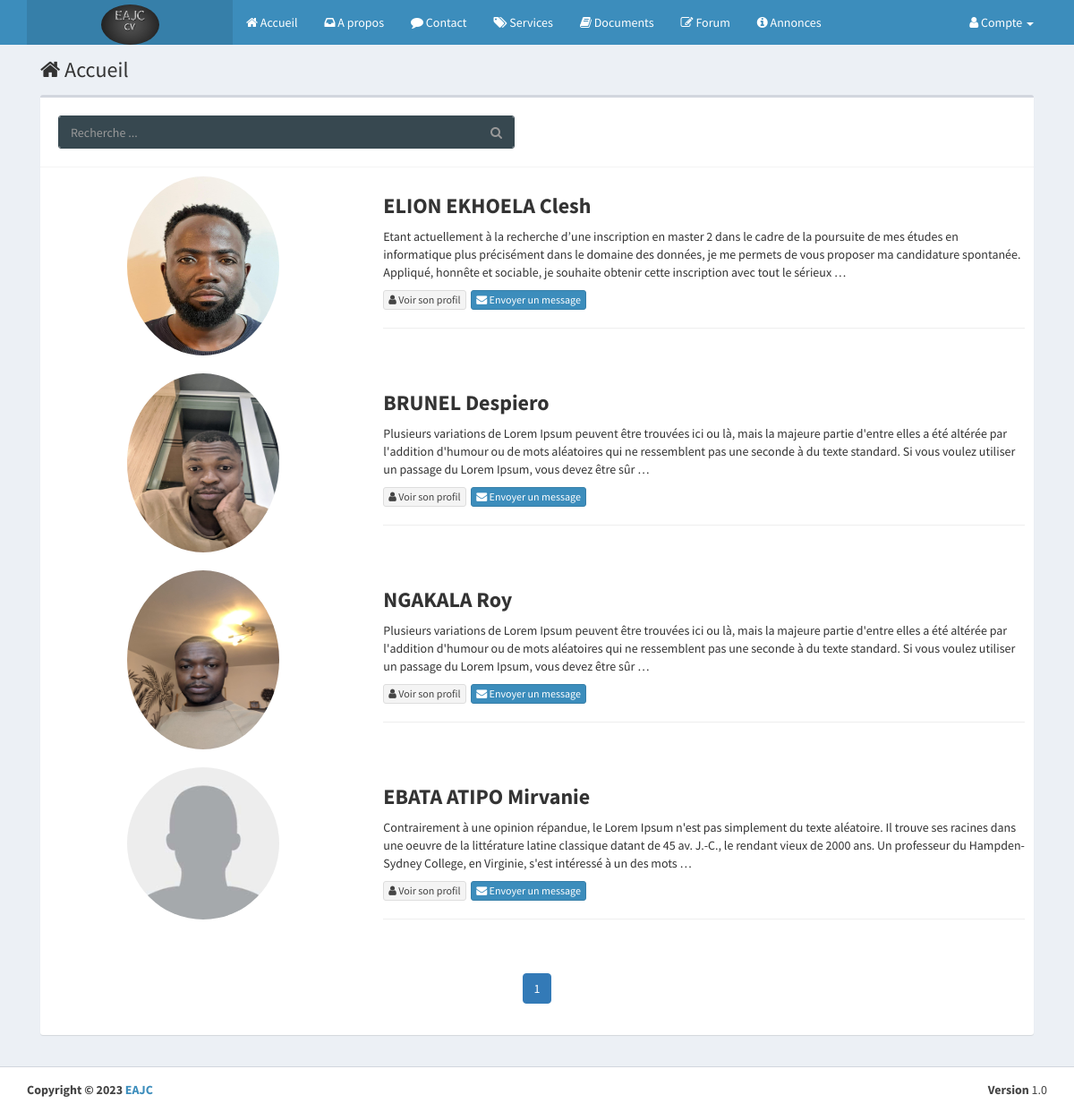
The page / on the database its author committed.
### eab/models.py (models this page shows, shortened)
class Parametre(models.Model):
    appname=models.CharField(max_length=100)
    appeditor=models.CharField(max_length=200)
    phone=models.CharField(max_length=200, null=True)
    email=models.CharField(max_length=200, null=True)
    version=models.CharField(max_length=10, null=True)
    devise=models.CharField(max_length=10, null=True)
    COLORS=[
        ('primary','primary'),
        ('info','info'),
        ('success','success'),
        ('danger','danger'),
        ('secondary','secondary'),
        ('dark','dark'),
    ]
    theme=models.CharField(max_length=200, null=True, choices=COLORS)
    logo=models.ImageField(upload_to="media", null=True, blank=True)
    width_logo=models.CharField(max_length=3, null=True)
    height_logo=models.TextField(max_length=3, null=True)

class Profile(models.Model):
    user=models.OneToOneField(User, on_delete=models.CASCADE)
    phone=models.CharField(max_length=100)
    address=models.TextField()
    photo=models.ImageField(upload_to="media", null=True, blank=True)
    SEX=[
        ('Masculin','Masculin'),
        ('Feminin','Feminin')
    ]
    gender=models.CharField(max_length=100, null=True, choices=SEX)
    droitmes=models.BooleanField(default=False, null=True)
    status=models.BooleanField(default=False, null=True)
    apropos=models.TextField(null=True)
    profession=models.CharField(max_length=50, null=True)
    VARIABLE=[
        ('Visible','Visible'),
        ('Invisible','Invisible')
    ]
    vform=models.CharField(max_length=100, null=True, choices=VARIABLE, default="Visible")
    vep=models.CharField(max_length=100, null=True, choices=VARIABLE)
    vcomp=models.CharField(max_length=100, null=True, choices=VARIABLE)
    vaform=models.CharField(max_length=100, null=True, choices=VARIABLE)
    priority=models.BooleanField(null=True,default=False)

### eab/views.py (the view, shortened to what this page needs)
# urls.py: 2. Add a URL to urlpatterns:  path('', views.home, name='home')
def home(request):
    tabUsers=[]
    users=User.objects.all()
    for user in users:
        try:
            if user.profile and user.profile.status==1:
                tabUsers.append(user)
        except Exception as e:
            pass
    paginator = Paginator(tabUsers, 10)
    num_page=request.GET.get('page')
    tabUsers=paginator.get_page(num_page)
    context={
        "users":tabUsers,
        "userpriorities":userPriority(),
        "parametre":parametre(),
        "countanswer":nbnew_answer(request),
        "count":nbnew_message(request),
        "newusers":new_message(request)
    }
    return render(request, "index.html",context)

### eab/views.py (called while the page is built, shortened)
def parametre():
    try:
        parametre=Parametre.objects.all()[0]
    except Exception as e:
        parametre=None
    if parametre == None :
        return redirect("maintenance")
    else:
        return parametre

def userPriority():
    users=User.objects.all()
    tabUserPriority=[]
    count=0
    for user in users:
        try:
            if user.profile and user.profile.priority==1:
                if count <=2:
                    tabUserPriority.append(user)
                    count+=1
        except:
            pass
    return tabUserPriority

def new_message( request):
    contacts=Contact.objects.filter(statut=0, status=1).order_by("-id")
    tabUsers=[]
    tabIdUser=[]
    for contact in contacts:
        diccode=eval(contact.codes)
    tab=[]
    for i in tabIdUser:
        if i not in tab:
            tab.append(i)
    dic={}
    for i in tab:
        nombre=0
        for k in tabIdUser:
            if i==k:
                nombre=nombre+1
        dic[i]=nombre
    tabMessages=[]
    tabs=[]
    return tabMessages

def nbnew_message(request):
    contacts=Contact.objects.filter(statut=0, status=1).order_by("-id")
    count=0
    for contact in contacts:
        diccode=eval(contact.codes)
        if int(diccode["user1"])==request.user.id:
            count=count+1
    return count

def nbnew_answer(request):
    questions=Question.objects.filter(user_id=request.user.id)
    number=0
    for question in questions:
        answers=Answer.objects.filter(question_id=question.id, status=0)
        for answer in answers:
            if answer.user_id != request.user.id:
                number+=1
    return number

### eab/templates/index.html (shortened to what this page needs)
{% extends 'global/base0.html' %}
{% block content %}
{% load static %}
<div class="content-wrapper">
    <div class="container">
      <section class="content-header">
        <h1>
          <i class="fa fa-home"></i> Accueil
        </h1>
      </section>
      <section class="content">
        <div class="box box-default">
          <div class="box-header with-border">
            <div class="row">
                <div class="col-md-6">
                    <form method="post" action="" class="sidebar-form">
                        <div class="input-group">
                            <input type="text" name="name" class="form-control" placeholder="Recherche ...">
                            <span class="input-group-btn">
                                <button type="submit" name="search" id="search-btn" class="btn btn-flat"><i class="fa fa-search"></i></button>
                            </span>
                        </div>
                    </form>
                </div>
            </div>
          </div>
          <div class="box-body">
            {% if users %}
            {% for user in users %}
            <div class="row">
                <div class="col-md-4">
                    {% if user.profile.photo %}
                    <div class="text-center"><img class="img-circle" width="170px" height="200px" src="{{ user.profile.photo.url }}" alt="Profil" /></div>
                    {% else %}
                    <div class="text-center"><img class="img-circle mb-4" width="170px" src="{% static 'dist/img/user.png' %}" alt="Profil" /></div>
                    {% endif %}
                </div>
                <div class="col-md-8">
                    <h3><b>{{ user.last_name|upper }} {{ user.first_name }}</b></h3>
                    <p>{{ user.profile.apropos|truncatewords:50 }}</p>
                    {% if request.user.is_authenticated %}
                        {% if request.user.id == user.id %}
                        <a class="btn btn-default btn-xs" href="{% url 'cv/cv' user.id %}"><i class="fa fa-user"></i> Voir ton profil</a>
                        {% else %}
                        <a class="btn btn-default btn-xs" href="{% url 'cv/cv' user.id %}"><i class="fa fa-user"></i> Voir son profil</a>&nbsp;
                        <a href="#" class="btn btn-danger btn-xs"><i class="fa fa-trash"></i> Supprimer</a>&nbsp;
                            {% if user.profile.droitmes == 1 %}
                            <a href="{% url 'contact/contactuser' user.id %}" class="btn btn-primary btn-xs"><i class="fa fa-envelope"></i> Envoyer un message</a>
                            {% endif %}
                        {% endif %}
                    {% else %}
                        <a class="btn btn-default btn-xs" href="{% url 'cv/cv' user.id %}"><i class="fa fa-user"></i> Voir son profil</a>&nbsp;
                        {% if user.profile.droitmes == 1 %}
                            <a href="#" data-toggle="modal" data-target="#MessageModal" class="btn btn-primary btn-xs"><i class="fa fa-envelope"></i> Envoyer un message</a>
                        {% endif %}
                    {% endif %}
                    <hr>
                </div>
            </div>
            <br>
            {% endfor %}
            {% else %}
            <div class="row">
                <div class="col-md-12">
                    <p class="text-center"><b>Aucune donnée n'est disponible</b></p>
                </div>
            </div>
            {% endif %}
            <div class="row">
                <div class="col-lg-4 col-lg-offset-4 text-center">
                    <ul class="pagination">
                        <li class="page-item active">
                            <a class="page-link bg-dark" href="?page={{ users.number }}">{{ users.number }}</a>
                        </li>
                    </ul>
                </div>
            </div>
          </div>
        </div>
      </section>
    </div>
  </div>
{% endblock %}

### eab/templates/global/base0.html (shortened to what this page needs)
<!DOCTYPE html>
{% load static %}
<html>
  <head>
    <link rel="stylesheet" href="{% static 'bootstrap/css/bootstrap.min.css' %}">
    <link rel="stylesheet" href="https://maxcdn.bootstrapcdn.com/font-awesome/4.4.0/css/font-awesome.min.css">
    <link rel="stylesheet" href="https://code.ionicframework.com/ionicons/2.0.1/css/ionicons.min.css">
    <link rel="stylesheet" href="{% static 'dist/css/AdminLTE.min.css' %}">
    <link rel="stylesheet" href="{% static 'dist/css/skins/_all-skins.min.css' %}">
  </head>
  <body class="hold-transition skin-blue layout-top-nav">
    <div class="wrapper">
      {% include 'global/header.html' %}
      {% block content %}
      {% endblock %}
      {% include 'global/footer.html' %}
    </div>
  </body>
</html>

### eab/templates/global/header.html (shortened to what this page needs)
{% load static %}
<header class="main-header">
    <nav class="navbar navbar-static-top">
      <div class="container">
        <div class="navbar-header">
            <a href="{% url 'home' %}" class="logo">
                {% if parametre.logo %}
                <img class="img-circle" src="{{ parametre.logo.url }}" width="{{ parametre.width_logo }}" height="{{ parametre.height_logo }}" alt="EAJC">
                {% else %}
                <h3><b>EAJC</b></h3>
                {% endif %}
            </a>
        </div>
        <div class="collapse navbar-collapse pull-left" id="navbar-collapse">
          <ul class="nav navbar-nav">
            <li><a href="{% url 'home' %}"><i class="fa fa-home"></i> Accueil </a></li>
            <li><a href="{% url 'contact/apropos' %}"><i class="fa fa-inbox"></i> A propos</a></li>
            <li><a href="{% url 'contact/contact' %}"><i class="fa fa-comment"></i> Contact</a></li>
            <li><a href="{% url 'contact/services' %}"><i class="fa fa-tags"></i> Services</a></li>
            <li><a href="{% url 'cours/cours' %}"><i class="fa fa-book"></i> Documents</a></li>
            {% if request.user.is_authenticated %}
            <li><a href="{% url 'question/questions' %}"><i class="fa fa-edit"></i> Forum</a></li>
            {% else %}
            <li>
              <a href="#" data-toggle="modal" data-target="#ForumModal"><i class="fa fa-edit"></i> Forum</a>
            </li>
            {% endif %}
            <li><a href="{% url 'annonce/annonce' %}"><i class="fa fa-info-circle"></i> Annonces</a></li>
          </ul>
        </div>
          <div class="navbar-custom-menu">
            <ul class="nav navbar-nav">
              {% if request.user.is_authenticated %}
              <li class="dropdown user user-menu">
                <a href="#" class="dropdown-toggle" data-toggle="dropdown">
                  {% if user.profile.photo %}
                        <img class="user-image" src="{{ user.profile.photo.url }}" alt="User Image">
                    {% else %}
                        <img class="user-image" width="60" height="60" src="{% static 'dist/img/user.png' %}" alt="...">
                    {% endif %}
                  <span class="hidden-xs">{{ user.last_name }}</span>
                </a>
                <ul class="dropdown-menu">
                    <li class="user-header">
                        {% if user.photo %}
                            <img class="img-circle" src="{{ user.photo.url }}" alt="...">
                        {% else %}
                            <img class="img-circle" width="60" height="60" src="{% static 'dist/img/avatar.png' %}" alt="...">
                        {% endif %}
                        <p>
                        {{ user.last_name }} {{ user.first_name }}
                        <small>{{user.profile.profession}}</small>
                        </p>
                    </li>
                  <li class="user-footer">
                    <div class="pull-left">
                      <a href="{% url 'users/profile' %}" class="btn btn-default btn-flat"><i class="fa fa-user"></i> Profil</a>
                    </div>
                    <div class="pull-right">
                      <a href="{% url 'logout' %}" class="btn btn-default btn-flat"><i class="fa fa-key"></i> Se déconnecter</a>
                    </div>
                  </li>
                </ul>
              </li>
              {% else %}
              <li class="dropdown">
                <a href="#" class="dropdown-toggle" data-toggle="dropdown"><i class="fa fa-user"></i> Compte <span class="caret"></span></a>
              </li>
              {% endif %}
            </ul>
          </div>
      </div>
    </nav>
  </header>

### eab/templates/global/footer.html
<footer class="main-footer">
    <div class="container">
      <div class="pull-right hidden-xs">
        <b>Version</b> {{parametre.version}}
      </div>
      <strong>Copyright &copy; 2023 <a href="">{{parametre.appname}}</a></strong>
    </div>
</footer>

### rows shown on the page
Parametre: logo (picture), version "1.0", appname "EAJC"

### other values the page prints
{{ user.last_name|upper }} "ELION EKHOELA"
{{ user.first_name }} "Clesh"
{{ user.last_name|upper }} "BRUNEL"
{{ user.first_name }} "Despiero"
{{ user.last_name|upper }} "NGAKALA"
{{ user.first_name }} "Roy"
{{ user.last_name|upper }} "EBATA ATIPO"
{{ user.first_name }} "Mirvanie"
{{ users.number }} "1"
